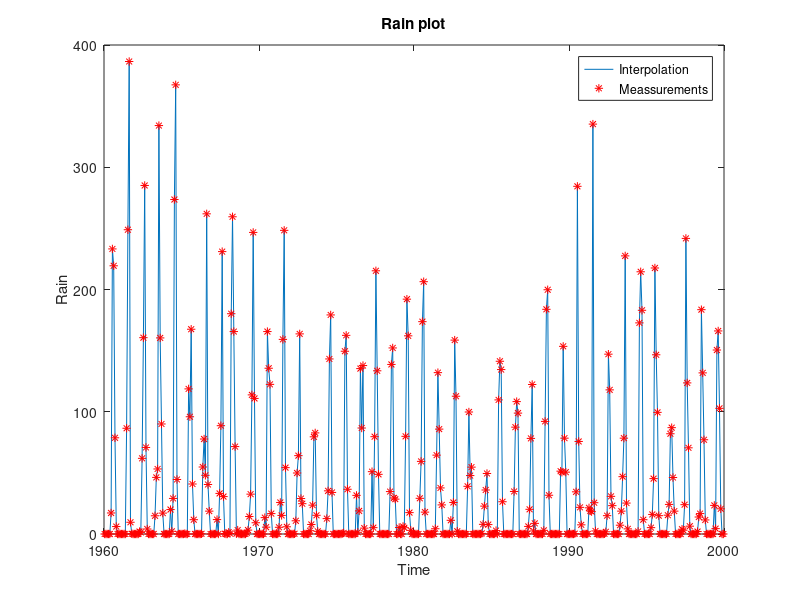

This chart was generated by the following MATLAB code: (Note: this script raises an error after producing the figure.)
%% Clean up and add path
clear; clc;
close all;
addpath('../functions', '../data')
load proj23.mat
%% Initial Plot
city = ElGeneina;
figure()
plot(city.rain_org_t, city.rain_org)
hold on
plot(city.rain_org_t, city.rain_org, '*', 'Color', 'r')
legend('Interpolation', 'Meassurements')
xlabel('Time')
ylabel('Rain')
title('Rain plot')
rain = city.rain_org;

%% Find idxs for splits and set initial states
len = length(city.nvdi);
idx_model_nvdi = 1:round(0.75*len);
idx_validation_nvdi = round(0.75*len) + 1 : round(0.9*len);
idx_test_nvdi = round(0.9*len + 1 : len);
tt = city.nvdi_t;

last_t = tt(length(idx_model_nvdi)); % Use only model data for reconstruction
last_rain_rec = find(last_t - city.rain_org_t < 0 & last_t - city.rain_org_t > -0.1);

% Only same time as modelling for these params
y = city.rain_org(1:last_rain_rec);
N = length(y);
rain_init = zeros(3,N);
rain_init(1,:) = y./3;  
rain_init(2,:) = y./3;
rain_init(3,:) = y./3;

%% Estimating parameters with Kalman Filter
windowsize = 20;
a1 = 0.2; % Intial AR param estimate

for i = 21:21 % Update Ar 20 time
    if(i == 21) % If on last iteration, use all available data to reconstruct
        y = city.rain_org(1:end);
        N = length(y);
        rain_init = zeros(3,N);
        rain_init(1,:) = y./3;  
        rain_init(2,:) = y./3;
        rain_init(3,:) = y./3;
    end
    A =[-a1.^3 0 0;a1.^2 0 0; -a1 0 0];
    Z = [1 -a1 a1^2; 0 1 -a1; 0 0 1];
    at = zeros(N,1);
    Rw    = 10e-3;%10e-3                                      % Measurement noise covariance matrix, R_w. Note that Rw has the same dimension as Ry.
    Re    = eye(3)*10e-1;%10e-1                        % System noise covariance matrix, R_e. Note that Re has the same dimension as Rx_t1.
    Re = Z*Re*transpose(Z);
    Rx_t1 = eye(3)*10e-1; %correct?                             % Initial covariance matrix, V0 = R_{1|0}^{x,x}
    e_hat  = zeros(N,1);                             % Estimated one-step prediction error.
    xt    = rain_init;                         % Estimated states. Intial state, x_{1|0} = 0.
    yhat  = zeros(N,1);                             % Estimated output.
    xStd  = zeros(3,N);                         % Stores one std for the one-step prediction.
    for t=2 :N                                       
        % Update the predicted state and the time-varying state vector.
        x_t1 = A*xt(:,t-1);                         % x_{t|t-1} = A x_{t-1|t-1}
        C    = [1 1 1];     % Use earlier prediction errors as estimate of e_t.
        
        % Update the parameter estimates.
        Ry = C*Rx_t1*C' + Rw;                       % R_{t|t-1}^{y,y} = C R_{t|t-1}^{x,x} + Rw
        Kt = Rx_t1*C'/Ry;                           % K_t = R^{x,x}_{t|t-1} C^T inv( R_{t|t-1}^{y,y} )
        yhat(t) = C*x_t1;                           % One-step prediction, \hat{y}_{t|t-1}.
        e_hat(t) = y(t)-yhat(t);                     % One-step prediction error, \hat{e}_t = y_t - \hat{y}_{t|t-1}
        xt(:,t) = x_t1 + Kt*( e_hat(t) );            % x_{t|t}= x_{t|t-1} + K_t ( y_t - Cx_{t|t-1} ) 
        
        if (any(xt(:,t) < 0))
            target_sum = sum(xt(:,t)); % The sum that needs to be maintained
            
            % Solve the NNLS problem
            new_data = lsqnonneg(eye(3), xt(:,t));
            
            % Scale the new data to ensure the sum matches the target sum
            scale_factor = target_sum / sum(new_data);
            xt(:,t) = new_data * scale_factor;
        end

        % Update the covariance matrix estimates.
        Rx_t  = Rx_t1 - Kt*Ry*Kt';                  % R^{x,x}_{t|t} = R^{x,x}_{t|t-1} - K_t R_{t|t-1}^{y,y} K_t^T
        Rx_t1 = A*Rx_t*A' + Re;                     % R^{x,x}_{t+1|t} = A R^{x,x}_{t|t} A^T + Re
    
        % Estimate a one std confidence interval of the estimated parameters.
        % This is only for the plots.
        xStd(:,t) = sqrt( diag(Rx_t) );            % This is one std for each of the parameters for the one-step prediction.    
    end
    
    xtemp = flip(xt,1);
    data = iddata(xtemp(:)); % All x data, should be AR
    model_init = idpoly([1 a1], [], []) ;
    model_armax_1 = pem(data , model_init);
    present(model_armax_1)
    % if a1 == model_armax_1.A(2)
    %     break
    % else
    a1 = model_armax_1.A(2) % New Ar parameter, update and loop
end

%% Reconstruct 
rain_rec = flip(xt,1); % DISCUSS THIS
rain_reconstructed = rain_rec(:);
rain_reconstructed = [rain_reconstructed(2:end); 0];
% With Provided time vector
tt = city.rain_t;

std_rec = flip(xStd,1); % DISCUSS THIS
std_reconstructed = std_rec(:);
std_reconstructed = [std_reconstructed(2:end); 0];

%% Plot reconstruction
figure(); 
hold on;
pl1 = plot(tt, rain_reconstructed); 

pl2 = plot(tt(1), rain_reconstructed(1),'*', 'color', 'r');
hold on
pl2 = plot(tt(2), rain_reconstructed(2),'*', 'color', 'r');
hold on
pl3 = plot(tt(2), rain(2),'*', 'color', 'k');
hold on
counter = 2;
for i=3:3:length(rain_reconstructed)-2
    plot(tt(i), rain_reconstructed(i),'*', 'color', 'r')
    hold on 
    plot(tt(i+1), rain_reconstructed(i+1),'*', 'color', 'r')
    hold on
    pl2 = plot(tt(i+2), rain_reconstructed(i+2),'*', 'color', 'r');
    hold on
    pl3 = plot(tt(i+2), rain(counter),'*', 'color', 'k');
    hold on
    counter = counter + 1;
end

legend([pl1 pl2 pl3],{'Reconstructed Line ','Reconstructed Points', 'Original'})
xlabel('Time')
ylabel('Rain')
title('Reconstructed Rain')
%% Compare sums
sums = zeros(480, 1);
sums(1) = 0;
counter = 2;
for i=3:3:length(rain_reconstructed)-2
    sums(counter) = rain_reconstructed(i) + rain_reconstructed(i+1) + rain_reconstructed(i+2);
    counter = counter +1;
end
diff = sums - city.rain_org;
sum(abs(diff)) % Should be close to 0.
%% Plot
nvdi = 2.*(city.nvdi./255) -1; %log?

nvdi_t = city.nvdi_t;
figure();
plot(nvdi_t, nvdi)
xlabel('Time')
ylabel('NVDI')
title('NVDI Data and Split')

plotACFnPACF(nvdi, 100, 'data');

%%
%idx_model_nvdi = idx_model_nvdi(115:end);
model_t = nvdi_t(idx_model_nvdi);
%model_t = model_t(125:end);
validation_t = nvdi_t(idx_validation_nvdi);
test_t = nvdi_t(idx_test_nvdi);

model_nvdi = nvdi(idx_model_nvdi);
%model_nvdi = model_nvdi(125:end);
validation_nvdi = nvdi(idx_validation_nvdi);
test_nvdi = nvdi(idx_test_nvdi);

figure();
plot(model_t, model_nvdi)
hold on
plot([model_t(end); validation_t], [model_nvdi(end); validation_nvdi])
hold on;
plot([validation_t(end); test_t], [validation_nvdi(end); test_nvdi])
legend('Model', 'Validation', 'Test')
xlabel('Time')
ylabel('NVDI')
title('NVDI Data and Split')

figure; 
lambda_max = bcNormPlot(model_nvdi,1)
%% Remove deterministic trend WRONG ONLY ON MODEL DATA
figure();
plot(model_t, model_nvdi)

mdl = fitlm(model_t, model_nvdi)
intercept = mdl.Coefficients(1,1).Estimate;
slope = mdl.Coefficients(2,1).Estimate;
nvdi_trend = model_nvdi- (model_t.*slope + intercept);
figure();
plot(model_t, nvdi_trend)
plotACFnPACF(nvdi_trend, 40, 'data');
figure; 
lambda_max = bcNormPlot(nvdi_trend,1);

outlier = [0.0802; %KALMANNNNN
    0.0986;
    0.1280;
    0.1342;
    0.1628;
    0.1701;
    0.1914;
    0.1959;
    0.1999;
    0.1943]; %CHEATing????
model_nvdi(93:102) = outlier;
nvdi_trend(93:102) = outlier - (model_t(93:102).*slope + intercept); 
nvdi(93:102) = outlier;

%% Remove season of 36
% A36 = [1 zeros(1, 35) -1]; 
% nvdi_trend = filter(A36, 1, nvdi_trend);
% nvdi_trend = nvdi_trend(length(A36) : end );
% nvdi_t = nvdi_t(length(A36) : end);
% figure();
% plot(nvdi_t, nvdi_season)
% plotACFnPACF(nvdi_season, 40, 'data');
% figure; 
% lambda_max = bcNormPlot(nvdi_season,1);
%% Ar(1) 
plotACFnPACF(nvdi_trend, 100, 'AR(1)' );
data = iddata(nvdi_trend);
Am = [1 1];

model_init = idpoly(Am, [], []) ;
model_armax_1 = pem(data , model_init);

e_hat = filter(model_armax_1.A , model_armax_1.C , nvdi_trend) ;
e_hat = e_hat(length(model_armax_1.A ) : end ) ;

present(model_armax_1)
[acfEst, pacfEst] = plotACFnPACF(e_hat, 100, 'AR(1)' );
checkIfNormal(acfEst(2:end), 'ACF' );
checkIfNormal(pacfEst(2:end), 'PACF' );
checkIfWhite(e_hat);
%% a1 + a36 
data = iddata(nvdi_trend);
Am = [1 1 zeros(1,34) 1];
model_init = idpoly(Am, [], []) ;
model_init.Structure.a.Free = Am;
model_armax_1 = pem(data , model_init);

e_hat = filter(model_armax_1.A , model_armax_1.C , nvdi_trend) ;
e_hat = e_hat(length(model_armax_1.A ) : end ) ;

present(model_armax_1)
[acfEst, pacfEst] = plotACFnPACF(e_hat, 100, 'AR(1)' );
checkIfNormal(acfEst(2:end), 'ACF' );
checkIfNormal(pacfEst(2:end), 'PACF' );
checkIfWhite(e_hat);
 
%% Ar(1) with (1+a36 z^-36)
data = iddata(nvdi_trend);
Am = conv([1 1], [1 zeros(1, 35), -1]);
Am = [Am zeros(1, 34) 1]; % ehhh
%Cm = [1 0 1];%[1 0 1 1];
%Cm = [];
model_init = idpoly(Am, [], Cm);
model_init.Structure.a.Free = Am;
model_init.Structure.c.Free = Cm;
model_armax_1 = pem(data , model_init);

e_hat = filter(model_armax_1.A , model_armax_1.C , nvdi_trend) ;
e_hat = e_hat(length(model_armax_1.A ) : end ) ;

present(model_armax_1)
[acfEst, pacfEst] = plotACFnPACF(e_hat, 100, 'AR(1)' );
checkIfNormal(acfEst(2:end), 'ACF' );
checkIfNormal(pacfEst(2:end), 'PACF' );
checkIfWhite(e_hat);

%% PREDICTION: DON'T FORGET TO TRANSFORM TO ORG DOMAIN
% Should take extracare of throwing here!
ks = [1 7];
naive_vals = {};
for i=1:2
    t_predict = cat(1,model_t, validation_t);
    y = cat(1, model_nvdi, validation_nvdi);
    y_trend = y - (t_predict.*slope + intercept);
    A = model_armax_1.A;
    C = model_armax_1.C;

    k = ks(i);
    % Naive:
    if(i == 1) % 1 - Step: Use previous value
        y_naive = zeros(1, length(y) +1 );
        y_naive(2: end) = y;
        y_naive = y_naive(1:end - 1);
        
        ehat_naive = y-y_naive';

        y_naive = y_naive(length(model_t)+1:end);
        ehat_naive = ehat_naive(length(model_t)+1:length(t_predict));
        naive_vals{1} = [y_naive' ehat_naive];
    else % 7 - step: Use last years value
        y_naive = zeros(1, length(y) + 36 );
        y_naive(37: end) = y;
        y_naive = y_naive(1:end - 36);
        ehat_naive = y-y_naive';

        y_naive = y_naive(length(model_t)+1:end);
        ehat_naive = ehat_naive(length(model_t)+1:length(t_predict));
        naive_vals{7} = [y_naive' ehat_naive];

    end
    
    % Predict
    [Fk, Gk] = polydiv(C, A, k) ;
    yhatk = filter(Gk, C, y_trend) ;
    yhatk = yhatk + (t_predict.*slope + intercept); % Add trend
    ehat = y-yhatk;

    yhatk = yhatk(length(model_t)+1:end);
    ehat = ehat(length(model_t)+1:end);

    t_predict = t_predict(length(model_t)+1:end);
    y = y(length(model_t)+1:end);
    figure()
    subplot(211)
    plot(t_predict,y)
    hold on
    plot(t_predict, yhatk)
    hold on
    plot(t_predict, y_naive)
    title('NVDI')
    legend('True data', append(int2str(k), '-step prediction'), 'Naive')

    % Form the prediction error and examine the ACF. Note that the prediction
    % residual should only be white if k=1. 
    subplot(212)
    plot(t_predict, ehat)
    var_ehat = var(ehat)./var(y)

    hold on
    plot(t_predict, ehat_naive)
    var_ehat_naive = var(ehat_naive)./var(y)
    legend('ehat = y-yhatk', 'naive')
    plotACFnPACF(ehat, 40, append(int2str(k), '-step prediction'));
    if(i == 1)
        var_noise = var(ehat);
    end
    mean_ehat = mean(ehat) ;
    var_theoretical = (norm(Fk).^2) .*var_noise;
    var_est = var(ehat);
    conf =0 + [-1 1].*norminv(0.975).*sqrt(var_theoretical);
    precentage_outside = (sum(ehat > conf(2)) + sum(ehat < conf(1)))./length(ehat);
end

%% Examine the data.
 % Extract rain for modelling
idx_rain_nvdimodel_dates = find(tt==model_t(1)): find(tt==model_t(1)) + length(nvdi_trend) - 1;
x = rain_reconstructed(idx_rain_nvdimodel_dates);
%x = rain_temp(idx_rain_nvdimodel_dates);

y = nvdi_trend; 
% Transform
%x = log(x+1);
mean_x = mean(x);
x = (x - mean_x)./50;

window = 7;
area = zeros(length(x), 1);
xtemp = [zeros(window-1,1); x];
for i=1:length(area)
    area(i) = sum(xtemp(i:i+window-1));
end

% manual inspection
figure; 
subplot(311);
plot(x); 
ylabel('Input signal')
title('Measured signals')

subplot(312);
plot(area)
subplot(313); 
plot( y ); 
ylabel('Output signal')
xlabel('Time')
%x = area;
figure
[Cxy,lags] = xcorr( y, x, 100, 'coeff' );
stem( lags, Cxy )
hold on
condInt = 2*ones(1,length(lags))./sqrt( length(y) );
plot( lags, condInt,'r--' )
plot( lags, -condInt,'r--' )
hold off
xlabel('Lag')
ylabel('Amplitude')
title('Crosscorrelation between in- and output')
%% Modeling x
figure();

plot(x);
title('Input data');
plotACFnPACF(x, 100, 'Input Data' );

% Model as ARMA(1,2) component
data = iddata(x);
% Am = conv([1 1 1], [1 zeros(1, 35) 1]);%[1 1 1 zeros(1, 33) 1];
% %Am = [Am zeros(1, 37) 1];
% Cm = [1 zeros(1, 75) 0.1];%Cm = [1 0 0 1];

%idx = [1 2 7 36 37 38];
idx = [1 2 36 37 38 75];
arr = zeros(1, idx(end) +1);
arr(idx +1 ) = 1;
Am = arr.*0.3;
Am(1) =1;

idx = [3 6] ;
arr = zeros(1, idx(end) +1);
arr(idx +1 ) = 1;
Cm = arr.*0.3;
Cm(1) =1;
%Cm = [];
model_init = idpoly(Am, [], Cm) ;
model_init.Structure.a.Free = Am;
model_init.Structure.c.Free = Cm;

inputModel = pem(data , model_init);

w_t = filter(inputModel.A , inputModel.C , x) ;
w_t = w_t(length(inputModel.A ): end ) ;
var_ex = var(w_t);

eps_t = filter(inputModel.A , inputModel.C , y) ;
eps_t = eps_t(length(inputModel.A ): end ) ;

present(inputModel)
[acfEst, pacfEst] = plotACFnPACF(w_t, 160, 'AR(1)' );
checkIfNormal(acfEst(2:end), 'ACF' );
checkIfNormal(pacfEst(2:end), 'PACF' );
checkIfWhite(w_t);

A = inputModel.A;
C = inputModel.C;
%%
n = length(x);
M = 100;
figure()
[Cxy,lags] = xcorr(eps_t, w_t, M, 'coeff' ); %(d,r,s) = (4,2,0)
stem(lags, Cxy)
title ('Cross_correlation_function'), xlabel('Lag')
hold on
plot(-M:M, 2/ sqrt(n) * ones(1, 2*M+1), '--')
plot(-M:M, -2/sqrt(n) * ones(1, 2*M+1) , '--' )
hold off

%%
d=3; r=0; s=0; 
A2 = [1 0.01.*ones(1, r)];
B = [zeros(1,d) 0.1.*ones(1, s+1)];
%B = [0 0 0 1 0 0 1 1 1 zeros(1,22) 1 1 1 ];

%idx = [8 39];
idx = [3 12 26 32];
%idx = [2 12 20 30];
%idx = [3 6 15 19 34];
%idx = [3 5 17 34 79];

arr = zeros(1, idx(end) +1);
arr(idx +1 ) = 0.3;
B = arr;

Mi = idpoly([1], [B], [], [], [A2]) ;
Mi.Structure.B.Free = B;
z = iddata(y, x) ;
Mba2 = pem(z, Mi ) ;present(Mba2)
etilde = resid(Mba2, z);
etilde = etilde.y;
etilde = etilde(length(Mba2.B): end);

figure()
[Cxy,lags] = xcorr(etilde, x(length(Mba2.B): end), M, 'coeff' );
stem(lags, Cxy)
title ('Cross_correlation_function'), xlabel('Lag')
hold on
plot(-M:M, 2/ sqrt(n) * ones(1, 2*M+1), '--')
plot(-M:M, -2/sqrt(n) * ones(1, 2*M+1) , '--' )
hold off

%% Model etilde
figure();
plot(etilde);
title('etilde data');
plotACFnPACF(etilde, M, 'Input Data' );

A2_diff = [1 0 -1];
Cm = [1 1];%conv([1 zeros(1, 35) 1], A2_diff);
model_init = idpoly([1 1], [], []) ;
%model_init.Structure.a.Free = Am;
%model_init.Structure.c.Free = Cm;
%model_init = idpoly([1 1 1], [], []) ;
model_input = pem(iddata(etilde), model_init);

e_hat = filter(model_input.A , model_input.C , etilde) ;
e_hat = e_hat(length(model_input.A ) : end ) ;

present(model_input)
[acfEst, pacfEst] = plotACFnPACF(e_hat, M, 'AR(1)' );
checkIfNormal(acfEst(2:end), 'ACF' );
checkIfNormal(pacfEst(2:end), 'PACF' );
checkIfWhite(e_hat);

A1 = model_input.A;
C2 = model_input.C;

%% Full BJ Model
Mi = idpoly(1, B, C2, A1, A2) ;
Mi.Structure.D.Free = A1;
Mi.Structure.B.Free = B;

z = iddata(y, x);
MboxJ = pem (z, Mi);
present (MboxJ );

ehat = resid(MboxJ, z).y;
ehat = ehat(length(MboxJ): end);

[acfEst, pacfEst] = plotACFnPACF(ehat, M, 'Box-Jenkins');
checkIfNormal(acfEst(2:end), 'ACF' );
checkIfNormal(pacfEst(2:end), 'PACF' );
checkIfWhite(ehat);

figure()
[Cxy,lags] = xcorr(ehat, x, M, 'coeff' );
stem(lags, Cxy)
title ('Cross_correlation_function'), xlabel('Lag')
hold on
plot(-M:M, 2/ sqrt(n) * ones(1, 2*M+1), '--')
plot(-M:M, -2/sqrt(n) * ones(1, 2*M+1) , '--' )
hold off
%%
k =7;
idx_rain_nvdi_val = find(tt==validation_t(1)): find(tt==validation_t(end)) ;
idx_rain_nvdi_test = find(tt==test_t(1)): find(tt==test_t(end)) ;

window = 6;
area = zeros(length(rain_reconstructed), 1);
xtemp = [zeros(window-1,1); (rain_reconstructed -mean_x)./50];
for i=1:length(area)
    area(i) = sum(xtemp(i:i+window-1));
end

x_val = area(idx_rain_nvdi_val);
x_test = area(idx_rain_nvdi_test) ;
% x_val = (log(rain_reconstructed(idx_rain_nvdi_val) + 1) - mean_x)./30;
% x_test = (log(rain_reconstructed(idx_rain_nvdi_test) + 1) - mean_x)./30;

x_model_val = cat(1, x, x_val);
x_model_val_test = cat(1, x, x_val, x_test);

t_predict_model_val = cat(1,model_t, validation_t);
t_predict_model_val_test = cat(1,model_t, validation_t, test_t);

y_model_val = cat(1, model_nvdi, validation_nvdi);
y_model_val_test = cat(1, model_nvdi, validation_nvdi, test_nvdi);

y_val = y_model_val(length(model_nvdi)+1:end);
y_test = y_model_val_test(length(model_nvdi) + length(validation_nvdi) + 1:end);

y_trend_model_val = y_model_val - (t_predict_model_val.*slope + intercept);
y_trend_model_val_test = y_model_val_test - (t_predict_model_val_test.*slope + intercept);

[Fx, Gx] = polydiv( inputModel.C, inputModel.A, k );
xhatk_model_val = filter(Gx, inputModel.C, x_model_val);
xhatk_model_val_test = filter(Gx, inputModel.C, x_model_val_test);

xhatk_val = xhatk_model_val(length(model_nvdi)+1: end);
xhatk_test = xhatk_model_val_test(length(model_nvdi) + length(validation_nvdi) + 1: end);

ehat_val = x_val - xhatk_val;
ehat_test = x_test - xhatk_test;
ehat_model_val_inp = x_model_val - xhatk_model_val; % need to throw here

t_predict_val = t_predict_model_val(length(model_nvdi) + 1 : end);
t_predict_test = t_predict_model_val_test(length(model_nvdi) + length(validation_nvdi) + 1: end);

%modelLim = 400
figure()
subplot(211)
plot(t_predict_val, xhatk_val)
hold on
plot(t_predict_val, x_val)
legend('xhatk', 'x')
subplot(212)
plot(t_predict_val, ehat_val);
legend('ehat')

figure()
subplot(211)
plot(t_predict_test, xhatk_test)
hold on
plot(t_predict_test, x_test)
legend('xhatk', 'x')
subplot(212)
plot(t_predict_test, ehat_test);
legend('ehat')

std_xk = sqrt( sum( Fx.^2 )*var_ex ); %NEED TO CHECK THIS
fprintf( 'The theoretical std of the %i-step prediction error is %4.2f.\n', k, std_xk)

%% Form the residual. Is it behaving as expected? Recall, no shift here!
%ehat = ehat(30:end);

figure
acf( ehat_val, 40, 0.05, 1 );
title( sprintf('ACF of the %i-step input prediction residual', k) )
fprintf('This is a %i-step prediction. Ideally, the residual should be an MA(%i) process.\n', k, k-1)
checkIfWhite( ehat_val );
pacfEst = pacf( ehat_val, 40, 0.05 );
checkIfNormal( pacfEst(k+1:end), 'PACF' );

figure
acf( ehat_test, 40, 0.05, 1 );
title( sprintf('ACF of the %i-step input prediction residual', k) )
fprintf('This is a %i-step prediction. Ideally, the residual should be an MA(%i) process.\n', k, k-1)
checkIfWhite( ehat_test );
pacfEst = pacf( ehat_test, 40, 0.05 );
checkIfNormal( pacfEst(k+1:end), 'PACF' );
%% Proceed to predict the data using the predicted input.
% Form the BJ prediction polynomials. In our notation, these are
%   A1 = foundModel.D
%   C1 = foundModel.C
%   A2 = foundModel.F
% 
% The KA, KB, and KC polynomials are formed as:
%   KA = conv( A1, A2 );
%   KB = conv( A1, B );
%   KC = conv( A2, C1 );
%
KA = conv( MboxJ.D, MboxJ.F );
KB = conv( MboxJ.D, MboxJ.B );
KC = conv( MboxJ.F, MboxJ.C );

% Form the ARMA prediction for y_t (note that this is not the same G
% polynomial as we computed above (that was for x_t, this is for y_t).
[Fy, Gy] = polydiv( MboxJ.C, MboxJ.D, k );

% Compute the \hat\hat{F} and \hat\hat{G} polynomials.
[Fhh, Ghh] = polydiv( conv(Fy, KB), KC, k );

% Form the predicted output signal using the predicted input signal.
yhatk_model_val  = filter(Fhh, 1, xhatk_model_val) + filter(Ghh, KC, x_model_val) + filter(Gy, KC, y_trend_model_val);
yhatk_model_val_test  = filter(Fhh, 1, xhatk_model_val_test) + filter(Ghh, KC, x_model_val_test) + filter(Gy, KC, y_trend_model_val_test);

yhatk_val = yhatk_model_val(length(model_nvdi)+1:end) + (slope.*t_predict_val + intercept);
yhatk_test = yhatk_model_val_test(length(model_nvdi) + length(validation_nvdi) + 1:end) + (slope.*t_predict_test + intercept);

ehat_val = y_val - yhatk_val;
ehat_test = y_test - yhatk_test;
ehat_model_val = y_model_val - yhatk_model_val + (slope.*t_predict_model_val + intercept);% Need to throw SHould not use test here, but forget now

var_ehat_val = var(ehat_val);
var_ehat_test = var(ehat_test);
var_ehat_val_n = var_ehat_val/var(y_val)
var_ehat_test_n = var_ehat_test/var(y_test)

% A very common error is to forget to add the predicted inputs. Lets try
% that to see what happens.
% yhatk  = filter(Ghh, KC, x) + filter(Gy, KC, y);
naive = naive_vals{k}; % NEED TO IMPLEMENT NAIVE FOR TEST
figure()
subplot(211)
plot(t_predict_val, y_val)
hold on
plot(t_predict_val, yhatk_val)
hold on
plot(t_predict_val, naive(:,1))
legend('y', 'yhatk', 'naive')
subplot(212)
plot(t_predict_val, ehat_val.^2);
hold on
plot(t_predict_val, naive(:,2).^2)
legend('ehat', 'ehat naive')

figure()
subplot(211)
plot(t_predict_test, y_test)
hold on
plot(t_predict_test, yhatk_test)
hold on
%plot(t_predict_test, naive(:,1))
legend('y', 'yhatk', 'naive')
subplot(212)
plot(t_predict_test, ehat_test.^2);
hold on
%plot(t_predict_test, naive(:,2).^2)
legend('ehat', 'ehat naive')
%line( [modelLim modelLim], [-1e6 1e6 ], 'Color','red','LineStyle',':' )

%% Estimate the unknown parameters using a Kalman filter and form the one-step prediction.
% The ARMAX model is  
%
%   KA y(t) = KB x(t) + KC e(t)
%
% This means, for our example, that the one-step prediction is formed as
%
% y(t+1) = -KA(2)y(t) - KA(3)y(t) + KB(1)x(t+1) + KB(2)x(t) + KB(3)x(t-1) + e(t+1) + KC(3)e(t-1)
%        =  [ y(t) y(t-1) x(t+1) x(t) x(t-1) e(t-1) ] [ -KA(2) -KA(3) KB(1) KB(2) KB(3) KC(3) ]^T + e(t+1)
%
% Note that Matlab vectors starts at index 1, therefore the first index in
% the A vector, A(1), is the same as we normally denote a_{0}. Furthermore,
% note that both x(t) are x(t-1) known, whereas x(t+1) needs to be
% predicted. For simplicity, we here use the polynomial prediction of the
% input, but this should of course also be predicted using a Kalman filter.
% 
% For illustration purposes, we consider three different cases; in the first
% version, we estimate the parameters of the input; in the second, we 
% assume these to be fixed. In the third case, we modify the second case
% and examine if we can remove the KC parameter without losing too much
% performance. 
%
N = length(t_predict_model_val);
y = y_trend_model_val;
%y(93:102) = nan;
%y1 = y;
x = x_model_val;
codeVersion = 1;
modelLim = 100;
switch codeVersion
    case 1
        nnz_KB  = find(KB ~= 0);
        noPar   = length(nnz_KB) + 1;                            % The vector of unknowns is [ -KA(2) -KA(3) KB(1) KB(2) KB(3) KC(3) ]
        xt      = zeros(noPar, N);               % Estimated states. Set the initial state to the estimated parameters.
        xt(:,max(nnz_KB)-1) = [ -KA(2) KB(nnz_KB) ];
    case 2
        noPar   = 3;                            % The vector of unknowns is [ -KA(2) -KA(3) KC(3) ]
        xt      = zeros(noPar,N);               % Estimated states. Set the initial state to the estimated parameters.
        xt(:,2) = [ -KA(2) -KA(3) KC(3) ];
    case 3
        noPar   = 2;                            % The vector of unknowns is [ -KA(2) -KA(3)  ]
        xt      = zeros(noPar,N);               % Estimated states. Set the initial state to the estimated parameters.
        xt(:,2) = [ -KA(2) -KA(3) ];
end
%%
A     = eye(noPar);
Rw    = std(ehat_model_val).^2;                 % Measurement noise covariance matrix, R_w. Try using the noise estimate from the polynomial prediction.
Re    = 5e-5*eye(noPar);                        % System noise covariance matrix, R_e.
Rx_t1 = 1e-6*eye(noPar);                        % Initial covariance matrix, R_{1|0}^{x,x}
Rx_k  = Rx_t1;
h_et  = zeros(N,1);                             % Estimated one-step prediction error.
yhatK = zeros(N,1);                             % Estimated output.
xStd  = zeros(noPar,N);                         % Stores one std for the one-step prediction.
startInd = max(nnz_KB);                                   % We use t-2, so start at t=3.

for t=startInd:N
    % Update the predicted state and the time-varying state vector.
    x_t1 = A*xt(:,t-1);                         % x_{t|t-1} = A x_{t-1|t-1}
    switch codeVersion
        case 1                                  % Estimate all parameters.
            C = [ y(t-1) x(t - nnz_KB + 1)'];
            % C = [yhatK_1(t) x(t - nnz_KB + 2)'];--> yhatK_2
            % C = [yhatK_2(t+1) x(t - nnz_KB + 3)']; ---> yhatK_3
            % ----- xhatk
            % C = [yhatK_3(t+2) xhatk_1 x(t - nnz_KB(2:end) + 4)'];
            yhatK(t) = C*x_t1;
        case 2                                  % Note that KB does not vary in this case.
            C = [ y(t-1) y(t-2) h_et(t-2) ];
            yhatK(t) = C*x_t1 + KB * [xhatk(t) x(t-1) x(t-2)]';
        case 3
            C = [ y(t-1) y(t-2) ];              % Ignore one component.
            yhatK(t) = C*x_t1 + KB * [xhatk(t) x(t-1) x(t-2)]';
    end

    % Update the parameter estimates.
    Ry = C*Rx_t1*C' + Rw;                       % R_{t|t-1}^{y,y} = C R_{t|t-1}^{x,x} + Rw
    Kt = Rx_t1*C'/Ry;                           % K_t = R^{x,x}_{t|t-1} C^T inv( R_{t|t-1}^{y,y} )
    
    if isnan( y(t) )
        xt(:,t) = x_t1;                         % x_{t|t} = x_{t|t-1} 
        Rx_t    = Rx_t1;                        % R^{x,x}_{t|t} = R^{x,x}_{t|t-1} 
        y1(t)   = yhatK(t);                      % Replace the missing sample with the estimated value. 
        t
    else
        h_et(t) = y(t)-yhatK(t);                    % One-step prediction error, \hat{e}_t = y_t - \hat{y}_{t|t-1}
        xt(:,t) = x_t1 + Kt*( h_et(t) );            % x_{t|t}= x_{t|t-1} + K_t ( y_t - Cx_{t|t-1} ) 
    
        % Update the covariance matrix estimates.
        Rx_t  = Rx_t1 - Kt*Ry*Kt';                  % R^{x,x}_{t|t} = R^{x,x}_{t|t-1} - K_t R_{t|t-1}^{y,y} K_t^T
    end
    Rx_t1 = A*Rx_t*A' + Re;                     % R^{x,x}_{t+1|t} = A R^{x,x}_{t|t} A^T + Re

    % Estimate a one std confidence interval of the estimated parameters.
    xStd(:,t) = sqrt( diag(Rx_t) );             % This is one std for each of the parameters for the one-step prediction.
end



%% Examine the estimated parameters.
% Compute the true parameters for the KA, KB, and KC polynomials.
% KA0 = conv( A1, A2 );
% KB0 = conv( A1, B );
% KC0 = conv( A2, C1 );
switch codeVersion
    case 1
        trueParams = [ -KA(2) KB(nnz_KB)];
    case 2
        trueParams = [ -KA0(2) -KA0(3) KC0(3) ];
    case 3
        trueParams = [ -KA0(2) -KA0(3) ];
end

figure
plotWithConf( 1:N, xt', xStd', trueParams );
line( [modelLim modelLim], [-2 2], 'Color','red','LineStyle',':' )
axis([startInd-1 N -1.5 1.5])
title(sprintf('Estimated parameters, with Re = %7.6f and Rw = %4.3f', Re(1,1), Rw(1,1)))
xlabel('Time')
fprintf('Using code version %i:\n', codeVersion);
fprintf('The final values of the Kalman estimated parameters are:\n')
for k0=1:length(trueParams)
    fprintf('  True value: %5.2f, estimated value: %5.2f (+/- %5.4f).\n', trueParams(k0), xt(k0,end), xStd(k0,end) )
end 

yhatK = yhatK + (slope.*t_predict_model_val + intercept);
%% Show the one-step prediction. 
figure
plot( [y_model_val yhatK] )
title('One-step prediction of the validation data')
xlabel('Time')
legend('Realisation', 'Kalman estimate', 'Polynomial estimate', 'Location','SW')
xlim([0 N])

% Form the prediction residuals for the validation data.
eK = y_model_val(length(model_nvdi)+1:end) - yhatK(length(model_nvdi)+1:end);
var(eK)/var(y_model_val(length(model_nvdi)+1:end))
eK = y(100:end)-yhatK(100:end);
%plotACFnPACF( eP, 40, 'One-step prediction using the polynomial estimate');
plotACFnPACF( eK, 40, 'One-step prediction using the Kalman filter'); %WRONG BECAUSE TREND
%fprintf('The variance of the validation data is               %7.2f.\n', var(y(modelLim:end)))
%fprintf('The estimated variance of the polynomial estimate is %7.2f.\n', var(eP))
%fprintf('The estimated variance of the Kalman estimate is     %7.2f.\n', var(eK))

%% K = 7
%%%% Estimate the unknown parameters using a Kalman filter and form the one-step prediction.
% The ARMAX model is  
%
%   KA y(t) = KB x(t) + KC e(t)
%
% This means, for our example, that the one-step prediction is formed as
%
% y(t+1) = -KA(2)y(t) - KA(3)y(t) + KB(1)x(t+1) + KB(2)x(t) + KB(3)x(t-1) + e(t+1) + KC(3)e(t-1)
%        =  [ y(t) y(t-1) x(t+1) x(t) x(t-1) e(t-1) ] [ -KA(2) -KA(3) KB(1) KB(2) KB(3) KC(3) ]^T + e(t+1)
%
% Note that Matlab vectors starts at index 1, therefore the first index in
% the A vector, A(1), is the same as we normally denote a_{0}. Furthermore,
% note that both x(t) are x(t-1) known, whereas x(t+1) needs to be
% predicted. For simplicity, we here use the polynomial prediction of the
% input, but this should of course also be predicted using a Kalman filter.
% 
% For illustration purposes, we consider three different cases; in the first
% version, we estimate the parameters of the input; in the second, we 
% assume these to be fixed. In the third case, we modify the second case
% and examine if we can remove the KC parameter without losing too much
% performance. 
%
N = length(t_predict_model_val);
y = y_trend_model_val;
x = x_model_val;
codeVersion = 1;
modelLim = 100;
switch codeVersion
    case 1
        nnz_KB  = find(KB ~= 0);
        noPar   = length(nnz_KB) + 1 ;                            % The vector of unknowns is [ -KA(2) -KA(3) KB(1) KB(2) KB(3) KC(3) ]
        xt      = zeros(noPar, N);               % Estimated states. Set the initial state to the estimated parameters.
        xt(:,max(nnz_KB)-1) = [ -KA(2) KB(nnz_KB) ];
    case 2
        noPar   = 3;                            % The vector of unknowns is [ -KA(2) -KA(3) KC(3) ]
        xt      = zeros(noPar,N);               % Estimated states. Set the initial state to the estimated parameters.
        xt(:,2) = [ -KA(2) -KA(3) KC(3) ];
    case 3
        noPar   = 2;                            % The vector of unknowns is [ -KA(2) -KA(3)  ]
        xt      = zeros(noPar,N);               % Estimated states. Set the initial state to the estimated parameters.
        xt(:,2) = [ -KA(2) -KA(3) ];
end
%%
A     = eye(noPar);
Rw    = std(ehat_model_val).^2;                                % Measurement noise covariance matrix, R_w. Try using the noise estimate from the polynomial prediction.
Re    = 1e-5*eye(noPar);                        % System noise covariance matrix, R_e.
Rx_t1 = 1e-5*eye(noPar);                        % Initial covariance matrix, R_{1|0}^{x,x}
Rx_k  = Rx_t1;
h_et  = zeros(N,1);                             % Estimated one-step prediction error.
yhatK = zeros(N,1);                             % Estimated output.
xStd  = zeros(noPar,N);                         % Stores one std for the one-step prediction.
yhatk_7 = zeros(N,1);  

noPar_inp = length(inputModel.A) - 1;
A_inp     = zeros(noPar_inp);
A_inp(1, :) = - inputModel.A(2:end);
A_inp(2: noPar_inp+1:end) = 1;

xt_inp      = zeros(noPar_inp, N);
Rw_inp    = 1e-1;%std(ehat_model_val_inp);                                % Measurement noise covariance matrix, R_w. Try using the noise estimate from the polynomial prediction.
Re_inp    = 1e-1*eye(noPar_inp);                        % System noise covariance matrix, R_e.
Rx_t1_inp = 1e-1*eye(noPar_inp);                        % Initial covariance matrix, R_{1|0}^{x,x}
Rx_k_inp  = Rx_t1_inp;
h_et_inp  = zeros(N,1);                             % Estimated one-step prediction error.
xhatK_inp = zeros(N,1);                             % Estimated output.
xhatK_inp_4 = zeros(N,1); % testing
xStd_inp  = zeros(noPar_inp,N);                         % Stores one std for the one-step prediction.

startInd = max(nnz_KB);                                   % We use t-2, so start at t=3.

for t=startInd:N
    % Input
    % Update the predicted state and the time-varying state vector.
    x_t1_inp = A_inp*xt_inp(:,t-1);                         % x_{t|t-1} = A x_{t-1|t-1}
    
    C_inp = [inputModel.C zeros(1, noPar_inp - length(inputModel.C))];
    % C = [yhatK_1(t) x(t - nnz_KB + 2)'];--> yhatK_2
    % C = [yhatK_2(t+1) x(t - nnz_KB + 3)']; ---> yhatK_3
    % ----- xhatk
    % C = [yhatK_3(t+2) xhatk_1 x(t - nnz_KB(2:end) + 4)'];
    xhatK_inp(t) = C_inp*x_t1_inp;

    % Update the parameter estimates.
    Ry_inp = C_inp*Rx_t1_inp*C_inp' + Rw_inp;                       % R_{t|t-1}^{y,y} = C R_{t|t-1}^{x,x} + Rw
    Kt_inp = Rx_t1_inp*C_inp'/Ry_inp;                           % K_t = R^{x,x}_{t|t-1} C^T inv( R_{t|t-1}^{y,y} )
    h_et_inp(t) = x(t)-xhatK_inp(t);                    % One-step prediction error, \hat{e}_t = y_t - \hat{y}_{t|t-1}
    xt_inp(:,t) = x_t1_inp + Kt_inp*( h_et_inp(t) );            % x_{t|t}= x_{t|t-1} + K_t ( y_t - Cx_{t|t-1} ) 

    % Update the covariance matrix estimates.
    Rx_t_inp  = Rx_t1_inp - Kt_inp*Ry_inp*Kt_inp';                  % R^{x,x}_{t|t} = R^{x,x}_{t|t-1} - K_t R_{t|t-1}^{y,y} K_t^T
    Rx_t1_inp = A_inp*Rx_t_inp*A_inp' + Re_inp;                     % R^{x,x}_{t+1|t} = A R^{x,x}_{t|t} A^T + Re

    % Estimate a one std confidence interval of the estimated parameters.
    xStd_inp(:,t) = sqrt( diag(Rx_t_inp) );             % This is one std for each of the parameters for the one-step prediction.
    
    % 2 - 4 step predictions
    k= 4;
    Rx_k_inp = Rx_t1_inp;
    ksteps_inp = [xhatK_inp(t)];
    for k0=2:k
        Ck = C_inp;%[ -yk -y(t-6+k0) -y(t-7+k0) h_et(t+k0-1) h_et(t+k0-3) ]; % C_{t+k|t}
        xk = Ck*A_inp^k*xt_inp(:,t-1);                    % \hat{y}_{t+k|t} = C_{t+k|t} A^k x_{t|t}
        Rx_k_inp = A_inp*Rx_k_inp*A_inp' + Re_inp;                  % R_{t+k+1|t}^{x,x} = A R_{t+k|t}^{x,x} A^T + Re  
        ksteps_inp(end + 1) = xk;
    end

    xhatK_inp_4(t - 1 + k) = xk;
    %yhatk(t - 1 +k) = yk;                            % Note that this should be stored at t+k.


    % Output
    % Update the predicted state and the time-varying state vector.
    x_t1 = A*xt(:,t-1);                         % x_{t|t-1} = A x_{t-1|t-1}

    C = [ y(t-1) x(t - nnz_KB + 1)'];
    % C = [yhatK_1(t) x(t - nnz_KB + 2)'];--> yhatK_2
    % C = [yhatK_2(t+1) x(t - nnz_KB + 3)']; ---> yhatK_3
    % ----- xhatk
    % C = [yhatK_3(t+2) xhatk_1 x(t - nnz_KB(2:end) + 4)'];
    yhatK(t) = C*x_t1;

    % Update the parameter estimates.
    Ry = C*Rx_t1*C' + Rw;                       % R_{t|t-1}^{y,y} = C R_{t|t-1}^{x,x} + Rw
    Kt = Rx_t1*C'/Ry;                           % K_t = R^{x,x}_{t|t-1} C^T inv( R_{t|t-1}^{y,y} )
    h_et(t) = y(t)-yhatK(t);                    % One-step prediction error, \hat{e}_t = y_t - \hat{y}_{t|t-1}
    xt(:,t) = x_t1 + Kt*( h_et(t) );            % x_{t|t}= x_{t|t-1} + K_t ( y_t - Cx_{t|t-1} ) 

    % Update the covariance matrix estimates.
    Rx_t  = Rx_t1 - Kt*Ry*Kt';                  % R^{x,x}_{t|t} = R^{x,x}_{t|t-1} - K_t R_{t|t-1}^{y,y} K_t^T
    Rx_t1 = A*Rx_t*A' + Re;                     % R^{x,x}_{t+1|t} = A R^{x,x}_{t|t} A^T + Re

    % Estimate a one std confidence interval of the estimated parameters.
    xStd(:,t) = sqrt( diag(Rx_t) );             % This is one std for each of the parameters for the one-step prediction.
    
    k= 7;
    Rx_k = Rx_t1;
    yk = yhatK(t);
    for k0=2:k
        if (k0 > 3)
            Ck = [yk ksteps_inp(1:k0 - 3) x(t - nnz_KB(k0 - 3 +1:end) + k0)']; % C_{t+k|t}
        else
            Ck = [yk x(t - nnz_KB + k0)']; % C_{t+k|t}
  
        end
        yk = Ck*A^k*xt(:,t-1);                    % \hat{y}_{t+k|t} = C_{t+k|t} A^k x_{t|t}
        Rx_k = A*Rx_k*A' + Re;                  % R_{t+k+1|t}^{x,x} = A R_{t+k|t}^{x,x} A^T + Re  
    end
    yhatk_7(t - 1 +k) = yk;  
end
yhatk_7 = yhatk_7(1:end-(k-1));
yhatk_7 = yhatk_7 + (slope.*t_predict_model_val + intercept);


%% Examine the estimated parameters.
% Compute the true parameters for the KA, KB, and KC polynomials.
% KA0 = conv( A1, A2 );
% KB0 = conv( A1, B );
% KC0 = conv( A2, C1 );
switch codeVersion
    case 1
        trueParams = [ -KA(2) KB(nnz_KB)];
    case 2
        trueParams = [ -KA0(2) -KA0(3) KC0(3) ];
    case 3
        trueParams = [ -KA0(2) -KA0(3) ];
end

figure
plotWithConf( 1:N, xt', xStd', trueParams );
line( [modelLim modelLim], [-2 2], 'Color','red','LineStyle',':' )
axis([startInd-1 N -1.5 1.5])
title(sprintf('Estimated parameters, with Re = %7.6f and Rw = %4.3f', Re(1,1), Rw(1,1)))
xlabel('Time')
fprintf('Using code version %i:\n', codeVersion);
fprintf('The final values of the Kalman estimated parameters are:\n')
for k0=1:length(trueParams)
    fprintf('  True value: %5.2f, estimated value: %5.2f (+/- %5.4f).\n', trueParams(k0), xt(k0,end), xStd(k0,end) )
end 


% Show the one-step prediction. 
%xhatK_inp_4 = xhatK_inp_4(1:end-(k-1));

figure
plot( [y_model_val yhatk_7 ] )
title('One-step prediction of the validation data')
xlabel('Time')
legend('Realisation', 'Kalman estimate', 'Polynomial estimate', 'Location','SW')
xlim([0 N])

% Form the prediction residuals for the validation data.
eK = y_model_val(length(model_nvdi)+1:end)-yhatk_7(length(model_nvdi)+1:end);
var(eK)./var(y_model_val(length(model_nvdi)+1:end))


eK = y(100+1:end)-yhatk_7(100+1:end);
%plotACFnPACF( eP, 40, 'One-step prediction using the polynomial estimate');
plotACFnPACF( eK, 40, 'One-step prediction using the Kalman filter'); %WRONG BECAUSE TREND
% fprintf('The variance of the validation data is               %7.2f.\n', var(y(modelLim:end)))
% fprintf('The estimated variance of the polynomial estimate is %7.2f.\n', var(eP))
% fprintf('The estimated variance of the Kalman estimate is     %7.2f.\n', var(eK))
%%
%zero = true;
counter = 1;
rain_temp = zeros(1, length(rain_reconstructed));
while counter < length(rain_reconstructed) +1
    if(rain_reconstructed(counter)>0)
        for i =1:5
            rain_temp(counter) = rain_reconstructed(counter);
            counter = counter + 1;
        end
        while(rain_reconstructed(counter)>0)
            rain_temp(counter) = 0;
            counter = counter + 1;
        end
    else
        counter = counter + 1;
    end
end
rain_temp = rain_temp';
